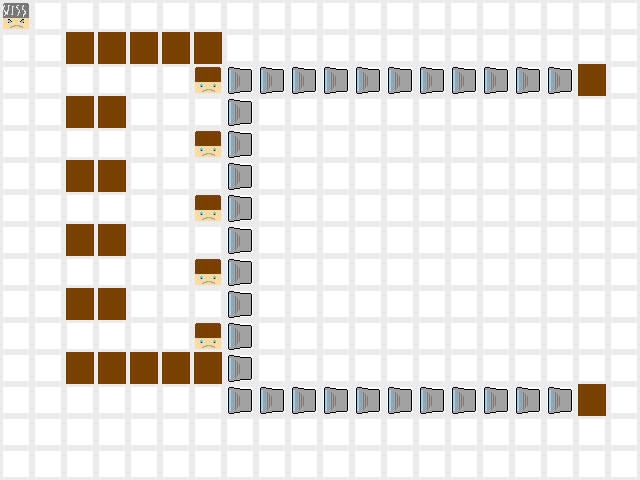

A 2D game scene composited from a Tiled map and its tileset images. What follows is a short description and the map's XML, with each tile layer's data collapsed to a summary:
An orthogonal 20x15 tile map with 32x32 px tiles, 2 tile layers (Tile Layer 2, Tile Layer 1).

<map version="1.0" orientation="orthogonal" width="20" height="15" tilewidth="32" tileheight="32">
 <tileset firstgid="1" name="levelobjects" tilewidth="32" tileheight="32">
  <image source="gfx/levelobjects.png" width="320" height="320" />
 </tileset>
 <layer name="Tile Layer 2" width="20" height="15">
  <data>[300 cells, 300 non-empty, 1 distinct tile ids]</data>
 </layer>
 <layer name="Tile Layer 1" width="20" height="15">
  <data>[300 cells, 57 non-empty, 4 distinct tile ids]</data>
 </layer>
</map>